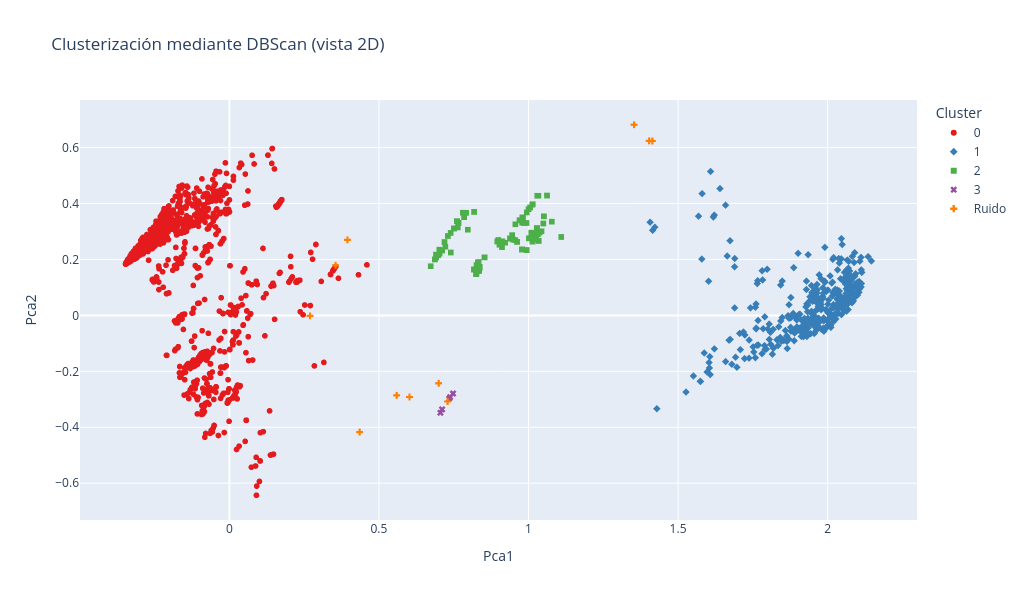
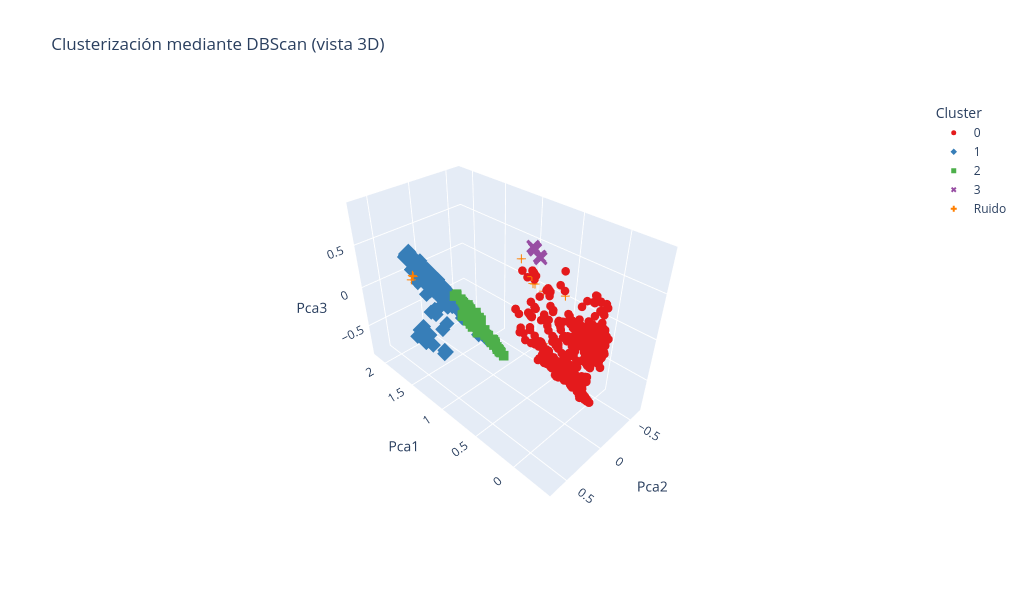
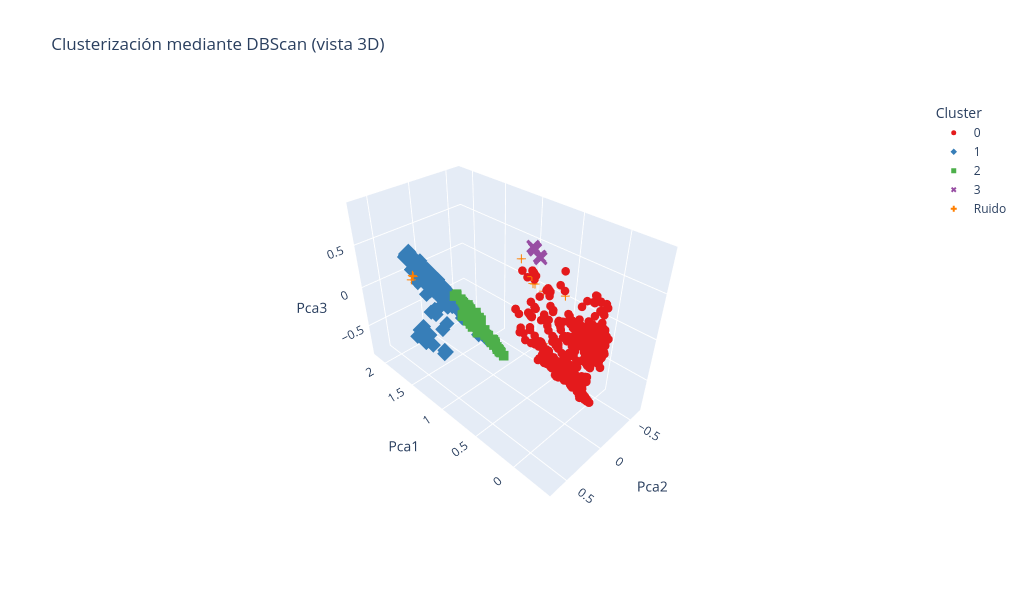

Here is the notebook cell these charts were saved with, in order:
### Markdown cell above
Con la configuración por defecto del modelo (epsilon = 0.5), DBSCAN agrupa en un mismo clúster (rojo) satélites pertenecientes a las órbitas LEO y MEO. Esto ocurre debido a que las variables físicas consideradas resultan muy sensibles incluso a pequeñas variaciones. Para mejorar la separación entre estas órbitas, procedemos a reducir el valor de epsilon y observar cómo impacta en la conformación de los clústeres.

### Code cell
model_two = DBSCAN(eps=0.4, min_samples=5, n_jobs=-1)
clusters_two = model_two.fit_predict(X)

plot_2d_via_pca(X, all_df, clusters_two, "Clusterización mediante DBScan (vista 2D)")
plot_3d_via_pca(X, all_df, clusters_two, "Clusterización mediante DBScan (vista 3D)")

### Figure 1 — Plotly figure (JSON) as saved in the notebook; plotly's stock layout.template omitted (floating-point values rounded to 4 significant figures; data arrays with more than 128 entries replaced by an {"elided": "..."} marker saying what was removed)
{"data": [{"customdata": {"elided": "6388x4 mixed values"}, "hovertemplate": "Cluster=0<br>Pca1=%{x}<br>Pca2=%{y}<br>Norad=%{customdata[0]}<br>País=%{customdata[1]}<br>Tipo=%{customdata[2]}<br>Órbita=%{customdata[3]}<extra></extra>", "legendgroup": "0", "marker": {"color": "rgb(228,26,28)", "symbol": "circle"}, "mode": "markers", "name": "0", "showlegend": true, "type": "scattergl", "x": {"elided": "6388 float values"}, "xaxis": "x", "y": {"elided": "6388 float values"}, "yaxis": "y"}, {"customdata": {"elided": "363x4 mixed values"}, "hovertemplate": "Cluster=1<br>Pca1=%{x}<br>Pca2=%{y}<br>Norad=%{customdata[0]}<br>País=%{customdata[1]}<br>Tipo=%{customdata[2]}<br>Órbita=%{customdata[3]}<extra></extra>", "legendgroup": "1", "marker": {"color": "rgb(55,126,184)", "symbol": "diamond"}, "mode": "markers", "name": "1", "showlegend": true, "type": "scattergl", "x": {"elided": "363 float values"}, "xaxis": "x", "y": {"elided": "363 float values"}, "yaxis": "y"}, {"customdata": {"elided": "119x4 mixed values"}, "hovertemplate": "Cluster=2<br>Pca1=%{x}<br>Pca2=%{y}<br>Norad=%{customdata[0]}<br>País=%{customdata[1]}<br>Tipo=%{customdata[2]}<br>Órbita=%{customdata[3]}<extra></extra>", "legendgroup": "2", "marker": {"color": "rgb(77,175,74)", "symbol": "square"}, "mode": "markers", "name": "2", "showlegend": true, "type": "scattergl", "x": [0.7511, 0.8257, 0.9454, 0.7192, 0.8181, 1.002, 0.9383, 0.8352, 0.7659, 0.7398, 1.062, 0.8249, 0.9841, 0.9618, 1.005, 0.9114, 1.028, 0.8326, 0.8323, 1.022, 0.9793, 1.022, 1.031, 0.8352, 0.9765, 1.009, 0.8265, 0.8989, 0.6916, 0.9561, 1.014, 1.014, 0.7808, 0.9788, 0.8323, 0.7849, 1.022, 0.8532, 0.7611, 0.9217, 0.8265, 0.903, 1.014, 1.051, 0.7908, 0.8344, 1.029, 0.8326, 1.014, 0.7115, 0.6731, 1.05, 0.8531, 0.7403, 1.002, 0.6871, 0.7511, 1.109, 0.7511, 1.037, 0.7305, 0.6909, 1.078, 1.031, 1.0, 0.7808, 1.025, 1.043, 0.9931, 0.8308, 0.8327, 0.9558, 1.002, 0.7848, 1.028, 0.836, 0.9126, 0.9941, 0.8177, 0.7659, 0.9938, 0.9784, 0.7017, 1.033, 1.051, 0.7612, 0.9701, 0.8327, 1.034, 0.7611, 0.8177, 0.8308, 0.9784, 0.722, 0.9815, 1.014, 1.022, 0.7972, 0.7912, 0.836, 0.6983, 1.013, 1.027, 0.8344, 1.029, 0.8248, 0.9483, 1.026, 0.7026, 0.8955, 0.9937, 0.837, 0.7636, 1.027, 1.025, 0.8371, 1.002, 0.9387, 0.8257], "xaxis": "x", "y": [0.311, 0.1505, 0.287, 0.2623, 0.3699, 0.2758, 0.2756, 0.1614, 0.331, 0.2948, 0.4284, 0.1474, 0.3304, 0.2628, 0.3859, 0.2442, 0.3121, 0.1585, 0.1621, 0.2773, 0.3503, 0.2773, 0.2899, 0.1614, 0.3387, 0.2958, 0.1795, 0.2695, 0.2073, 0.3258, 0.2641, 0.2642, 0.3671, 0.3316, 0.1622, 0.3513, 0.2772, 0.2077, 0.3368, 0.2599, 0.1795, 0.2525, 0.3976, 0.3544, 0.3667, 0.1613, 0.4278, 0.1585, 0.2641, 0.2321, 0.176, 0.3286, 0.2076, 0.2248, 0.2758, 0.2001, 0.3111, 0.2804, 0.311, 0.2963, 0.2839, 0.2173, 0.3352, 0.2899, 0.3797, 0.3669, 0.283, 0.3009, 0.3304, 0.1869, 0.1905, 0.2691, 0.2758, 0.3514, 0.3121, 0.1697, 0.2648, 0.3681, 0.1641, 0.3309, 0.2334, 0.2359, 0.2351, 0.4275, 0.3544, 0.3366, 0.3406, 0.1905, 0.2661, 0.3368, 0.1641, 0.1869, 0.2359, 0.2456, 0.3488, 0.2641, 0.2772, 0.3063, 0.3669, 0.1697, 0.2148, 0.3959, 0.2913, 0.1613, 0.2914, 0.1476, 0.2711, 0.2703, 0.2207, 0.2643, 0.2335, 0.1734, 0.3146, 0.2913, 0.283, 0.1733, 0.2758, 0.2746, 0.1505], "yaxis": "y"}, {"customdata": [[43234, "O3B", "PAYLOAD", "MEO"], [44112, "O3B", "PAYLOAD", "MEO"], [44113, "O3B", "PAYLOAD", "MEO"], [43232, "O3B", "PAYLOAD", "MEO"], [39191, "O3B", "PAYLOAD", "MEO"], [40348, "O3B", "PAYLOAD", "MEO"], [40079, "O3B", "PAYLOAD", "MEO"], [40351, "O3B", "PAYLOAD", "MEO"], [43231, "O3B", "PAYLOAD", "MEO"], [39188, "O3B", "PAYLOAD", "MEO"], [39189, "O3B", "PAYLOAD", "MEO"], [40350, "O3B", "PAYLOAD", "MEO"], [43233, "O3B", "PAYLOAD", "MEO"], [40080, "O3B", "PAYLOAD", "MEO"], [40082, "O3B", "PAYLOAD", "MEO"], [44115, "O3B", "PAYLOAD", "MEO"], [44114, "O3B", "PAYLOAD", "MEO"], [39190, "O3B", "PAYLOAD", "MEO"], [40081, "O3B", "PAYLOAD", "MEO"], [40349, "O3B", "PAYLOAD", "MEO"]], "hovertemplate": "Cluster=3<br>Pca1=%{x}<br>Pca2=%{y}<br>Norad=%{customdata[0]}<br>País=%{customdata[1]}<br>Tipo=%{customdata[2]}<br>Órbita=%{customdata[3]}<extra></extra>", "legendgroup": "3", "marker": {"color": "rgb(152,78,163)", "symbol": "x"}, "mode": "markers", "name": "3", "showlegend": true, "type": "scattergl", "x": [0.7112, 0.7056, 0.7057, 0.7111, 0.7478, 0.7347, 0.7379, 0.7347, 0.7111, 0.7478, 0.7478, 0.7347, 0.7111, 0.7379, 0.7379, 0.7056, 0.7055, 0.7478, 0.7379, 0.7347], "xaxis": "x", "y": [-0.3363, -0.348, -0.3481, -0.3359, -0.2792, -0.2977, -0.2924, -0.2977, -0.336, -0.2792, -0.2793, -0.2977, -0.3359, -0.2924, -0.2924, -0.348, -0.3479, -0.2792, -0.2924, -0.2977], "yaxis": "y"}, {"customdata": [[33752, "FR", "PAYLOAD", "ELLIPTICAL"], [26694, "IT", "PAYLOAD", "GEO"], [26390, "US", "PAYLOAD", "ELLIPTICAL"], [44482, "US", "PAYLOAD", "ELLIPTICAL"], [34810, "IT", "PAYLOAD", "GEO"], [46918, "US", "PAYLOAD", "MEO"], [38753, "US", "PAYLOAD", "ELLIPTICAL"], [26626, "US", "PAYLOAD", "ELLIPTICAL"], [26483, "US", "PAYLOAD", "ELLIPTICAL"], [38752, "US", "PAYLOAD", "ELLIPTICAL"], [33751, "FR", "PAYLOAD", "ELLIPTICAL"]], "hovertemplate": "Cluster=Ruido<br>Pca1=%{x}<br>Pca2=%{y}<br>Norad=%{customdata[0]}<br>País=%{customdata[1]}<br>Tipo=%{customdata[2]}<br>Órbita=%{customdata[3]}<extra></extra>", "legendgroup": "Ruido", "marker": {"color": "rgb(255,127,0)", "symbol": "cross"}, "mode": "markers", "name": "Ruido", "showlegend": true, "type": "scattergl", "x": [0.7296, 0.3947, 1.414, 0.5593, 0.3552, 0.2697, 0.6997, 1.403, 1.353, 0.6022, 0.4355], "xaxis": "x", "y": [-0.3078, 0.2702, 0.6237, -0.2857, 0.1792, -0.001634, -0.2427, 0.6241, 0.6816, -0.2918, -0.4172], "yaxis": "y"}], "layout": {"height": 600, "legend": {"title": {"text": "Cluster"}, "tracegroupgap": 0}, "title": {"text": "Clusterización mediante DBScan (vista 2D)"}, "width": 1024, "xaxis": {"anchor": "y", "domain": [0, 1], "title": {"text": "Pca1"}}, "yaxis": {"anchor": "x", "domain": [0, 1], "title": {"text": "Pca2"}}}}

### Figure 2 — Plotly figure (JSON) as saved in the notebook; plotly's stock layout.template omitted (floating-point values rounded to 4 significant figures; data arrays with more than 128 entries replaced by an {"elided": "..."} marker saying what was removed)
{"data": [{"customdata": {"elided": "6388x4 mixed values"}, "hovertemplate": "Cluster=0<br>Pca1=%{x}<br>Pca2=%{y}<br>Pca3=%{z}<br>Norad=%{customdata[0]}<br>País=%{customdata[1]}<br>Tipo=%{customdata[2]}<br>Órbita=%{customdata[3]}<extra></extra>", "legendgroup": "0", "marker": {"color": "rgb(228,26,28)", "size": 5, "symbol": "circle"}, "mode": "markers", "name": "0", "scene": "scene", "showlegend": true, "type": "scatter3d", "x": {"elided": "6388 float values"}, "y": {"elided": "6388 float values"}, "z": {"elided": "6388 float values"}}, {"customdata": {"elided": "363x4 mixed values"}, "hovertemplate": "Cluster=1<br>Pca1=%{x}<br>Pca2=%{y}<br>Pca3=%{z}<br>Norad=%{customdata[0]}<br>País=%{customdata[1]}<br>Tipo=%{customdata[2]}<br>Órbita=%{customdata[3]}<extra></extra>", "legendgroup": "1", "marker": {"color": "rgb(55,126,184)", "size": 5, "symbol": "diamond"}, "mode": "markers", "name": "1", "scene": "scene", "showlegend": true, "type": "scatter3d", "x": {"elided": "363 float values"}, "y": {"elided": "363 float values"}, "z": {"elided": "363 float values"}}, {"customdata": {"elided": "119x4 mixed values"}, "hovertemplate": "Cluster=2<br>Pca1=%{x}<br>Pca2=%{y}<br>Pca3=%{z}<br>Norad=%{customdata[0]}<br>País=%{customdata[1]}<br>Tipo=%{customdata[2]}<br>Órbita=%{customdata[3]}<extra></extra>", "legendgroup": "2", "marker": {"color": "rgb(77,175,74)", "size": 5, "symbol": "square"}, "mode": "markers", "name": "2", "scene": "scene", "showlegend": true, "type": "scatter3d", "x": [0.7511, 0.8257, 0.9454, 0.7192, 0.8181, 1.002, 0.9383, 0.8352, 0.7659, 0.7398, 1.062, 0.8249, 0.9841, 0.9618, 1.005, 0.9114, 1.028, 0.8326, 0.8323, 1.022, 0.9793, 1.022, 1.031, 0.8352, 0.9765, 1.009, 0.8265, 0.8989, 0.6916, 0.9561, 1.014, 1.014, 0.7808, 0.9788, 0.8323, 0.7849, 1.022, 0.8532, 0.7611, 0.9217, 0.8265, 0.903, 1.014, 1.051, 0.7908, 0.8344, 1.029, 0.8326, 1.014, 0.7115, 0.6731, 1.05, 0.8531, 0.7403, 1.002, 0.6871, 0.7511, 1.109, 0.7511, 1.037, 0.7305, 0.6909, 1.078, 1.031, 1.0, 0.7808, 1.025, 1.043, 0.9931, 0.8308, 0.8327, 0.9558, 1.002, 0.7848, 1.028, 0.836, 0.9126, 0.9941, 0.8177, 0.7659, 0.9938, 0.9784, 0.7017, 1.033, 1.051, 0.7612, 0.9701, 0.8327, 1.034, 0.7611, 0.8177, 0.8308, 0.9784, 0.722, 0.9815, 1.014, 1.022, 0.7972, 0.7912, 0.836, 0.6983, 1.013, 1.027, 0.8344, 1.029, 0.8248, 0.9483, 1.026, 0.7026, 0.8955, 0.9937, 0.837, 0.7636, 1.027, 1.025, 0.8371, 1.002, 0.9387, 0.8257], "y": [0.311, 0.1505, 0.287, 0.2623, 0.3699, 0.2758, 0.2756, 0.1614, 0.331, 0.2948, 0.4284, 0.1474, 0.3304, 0.2628, 0.3859, 0.2442, 0.3121, 0.1585, 0.1621, 0.2773, 0.3503, 0.2773, 0.2899, 0.1614, 0.3387, 0.2958, 0.1795, 0.2695, 0.2073, 0.3258, 0.2641, 0.2642, 0.3671, 0.3316, 0.1622, 0.3513, 0.2772, 0.2077, 0.3368, 0.2599, 0.1795, 0.2525, 0.3976, 0.3544, 0.3667, 0.1613, 0.4278, 0.1585, 0.2641, 0.2321, 0.176, 0.3286, 0.2076, 0.2248, 0.2758, 0.2001, 0.3111, 0.2804, 0.311, 0.2963, 0.2839, 0.2173, 0.3352, 0.2899, 0.3797, 0.3669, 0.283, 0.3009, 0.3304, 0.1869, 0.1905, 0.2691, 0.2758, 0.3514, 0.3121, 0.1697, 0.2648, 0.3681, 0.1641, 0.3309, 0.2334, 0.2359, 0.2351, 0.4275, 0.3544, 0.3366, 0.3406, 0.1905, 0.2661, 0.3368, 0.1641, 0.1869, 0.2359, 0.2456, 0.3488, 0.2641, 0.2772, 0.3063, 0.3669, 0.1697, 0.2148, 0.3959, 0.2913, 0.1613, 0.2914, 0.1476, 0.2711, 0.2703, 0.2207, 0.2643, 0.2335, 0.1734, 0.3146, 0.2913, 0.283, 0.1733, 0.2758, 0.2746, 0.1505], "z": [-0.07255, -0.2595, 0.05693, -0.1735, 0.07309, -0.1011, -0.07037, -0.2317, -0.02743, -0.1077, 0.3031, -0.2633, 0.169, 0.07876, 0.2501, 0.01183, -0.02167, -0.2392, -0.2376, -0.05679, 0.1856, -0.05679, -0.02848, -0.2317, 0.158, -0.05848, -0.2399, -0.0004537, -0.2688, 0.1187, -0.08197, -0.082, 0.02143, 0.1578, -0.2376, 0.02092, -0.05676, -0.1633, -0.03439, 0.04466, -0.2399, -0.001969, 0.2774, 0.05845, 0.04368, -0.2336, 0.3288, -0.2392, -0.08197, -0.2091, -0.3291, 0.03884, -0.1632, -0.1913, -0.1011, -0.2832, -0.07258, 0.06386, -0.07256, 0.1154, -0.135, -0.2642, 0.02022, -0.02848, 0.2349, 0.02147, -0.04534, 0.1319, 0.19, -0.2258, -0.2195, 0.06906, -0.1011, 0.02091, -0.02167, -0.2249, 0.0273, 0.2142, -0.269, -0.02739, 0.05347, -0.1802, -0.2292, 0.3373, 0.05845, -0.03436, 0.1591, -0.2195, 0.09082, -0.03437, -0.269, -0.2258, -0.1802, -0.1775, 0.1898, -0.08197, -0.05676, -0.0106, 0.04334, -0.2249, -0.2493, 0.2735, -0.03584, -0.2336, 0.09397, -0.2633, 0.05378, 0.07358, -0.2359, -0.01113, 0.05345, -0.2202, -0.04241, -0.03584, -0.04533, -0.2202, -0.1011, -0.07016, -0.2596]}, {"customdata": [[43234, "O3B", "PAYLOAD", "MEO"], [44112, "O3B", "PAYLOAD", "MEO"], [44113, "O3B", "PAYLOAD", "MEO"], [43232, "O3B", "PAYLOAD", "MEO"], [39191, "O3B", "PAYLOAD", "MEO"], [40348, "O3B", "PAYLOAD", "MEO"], [40079, "O3B", "PAYLOAD", "MEO"], [40351, "O3B", "PAYLOAD", "MEO"], [43231, "O3B", "PAYLOAD", "MEO"], [39188, "O3B", "PAYLOAD", "MEO"], [39189, "O3B", "PAYLOAD", "MEO"], [40350, "O3B", "PAYLOAD", "MEO"], [43233, "O3B", "PAYLOAD", "MEO"], [40080, "O3B", "PAYLOAD", "MEO"], [40082, "O3B", "PAYLOAD", "MEO"], [44115, "O3B", "PAYLOAD", "MEO"], [44114, "O3B", "PAYLOAD", "MEO"], [39190, "O3B", "PAYLOAD", "MEO"], [40081, "O3B", "PAYLOAD", "MEO"], [40349, "O3B", "PAYLOAD", "MEO"]], "hovertemplate": "Cluster=3<br>Pca1=%{x}<br>Pca2=%{y}<br>Pca3=%{z}<br>Norad=%{customdata[0]}<br>País=%{customdata[1]}<br>Tipo=%{customdata[2]}<br>Órbita=%{customdata[3]}<extra></extra>", "legendgroup": "3", "marker": {"color": "rgb(152,78,163)", "size": 5, "symbol": "x"}, "mode": "markers", "name": "3", "scene": "scene", "showlegend": true, "type": "scatter3d", "x": [0.7112, 0.7056, 0.7057, 0.7111, 0.7478, 0.7347, 0.7379, 0.7347, 0.7111, 0.7478, 0.7478, 0.7347, 0.7111, 0.7379, 0.7379, 0.7056, 0.7055, 0.7478, 0.7379, 0.7347], "y": [-0.3363, -0.348, -0.3481, -0.3359, -0.2792, -0.2977, -0.2924, -0.2977, -0.336, -0.2792, -0.2793, -0.2977, -0.3359, -0.2924, -0.2924, -0.348, -0.3479, -0.2792, -0.2924, -0.2977], "z": [0.554, 0.5293, 0.5293, 0.5539, 0.6654, 0.6299, 0.6403, 0.6299, 0.5539, 0.6654, 0.6655, 0.6299, 0.5539, 0.6403, 0.6403, 0.5293, 0.5293, 0.6654, 0.6403, 0.6299]}, {"customdata": [[33752, "FR", "PAYLOAD", "ELLIPTICAL"], [26694, "IT", "PAYLOAD", "GEO"], [26390, "US", "PAYLOAD", "ELLIPTICAL"], [44482, "US", "PAYLOAD", "ELLIPTICAL"], [34810, "IT", "PAYLOAD", "GEO"], [46918, "US", "PAYLOAD", "MEO"], [38753, "US", "PAYLOAD", "ELLIPTICAL"], [26626, "US", "PAYLOAD", "ELLIPTICAL"], [26483, "US", "PAYLOAD", "ELLIPTICAL"], [38752, "US", "PAYLOAD", "ELLIPTICAL"], [33751, "FR", "PAYLOAD", "ELLIPTICAL"]], "hovertemplate": "Cluster=Ruido<br>Pca1=%{x}<br>Pca2=%{y}<br>Pca3=%{z}<br>Norad=%{customdata[0]}<br>País=%{customdata[1]}<br>Tipo=%{customdata[2]}<br>Órbita=%{customdata[3]}<extra></extra>", "legendgroup": "Ruido", "marker": {"color": "rgb(255,127,0)", "size": 5, "symbol": "cross"}, "mode": "markers", "name": "Ruido", "scene": "scene", "showlegend": true, "type": "scatter3d", "x": [0.7296, 0.3947, 1.414, 0.5593, 0.3552, 0.2697, 0.6997, 1.403, 1.353, 0.6022, 0.4355], "y": [-0.3078, 0.2702, 0.6237, -0.2857, 0.1792, -0.001634, -0.2427, 0.6241, 0.6816, -0.2918, -0.4172], "z": [0.2518, 0.8963, 0.4561, -0.3819, 0.7089, -0.235, 0.2994, 0.4479, 0.4604, 0.2354, 0.1985]}], "layout": {"height": 600, "hovermode": "closest", "legend": {"title": {"text": "Cluster"}, "tracegroupgap": 0}, "scene": {"camera": {"eye": {"x": -1.5, "y": 1.5, "z": 1.5}}, "domain": {"x": [0, 1], "y": [0, 1]}, "xaxis": {"title": {"text": "Pca1"}}, "yaxis": {"title": {"text": "Pca2"}}, "zaxis": {"title": {"text": "Pca3"}}}, "title": {"text": "Clusterización mediante DBScan (vista 3D)"}, "width": 1024}}

### Figure 3 — Plotly figure (JSON) as saved in the notebook; plotly's stock layout.template omitted (floating-point values rounded to 4 significant figures; data arrays with more than 128 entries replaced by an {"elided": "..."} marker saying what was removed)
{"data": [{"customdata": {"elided": "6388x4 mixed values"}, "hovertemplate": "Cluster=0<br>Pca1=%{x}<br>Pca2=%{y}<br>Pca3=%{z}<br>Norad=%{customdata[0]}<br>País=%{customdata[1]}<br>Tipo=%{customdata[2]}<br>Órbita=%{customdata[3]}<extra></extra>", "legendgroup": "0", "marker": {"color": "rgb(228,26,28)", "size": 5, "symbol": "circle"}, "mode": "markers", "name": "0", "scene": "scene", "showlegend": true, "type": "scatter3d", "x": {"elided": "6388 float values"}, "y": {"elided": "6388 float values"}, "z": {"elided": "6388 float values"}}, {"customdata": {"elided": "363x4 mixed values"}, "hovertemplate": "Cluster=1<br>Pca1=%{x}<br>Pca2=%{y}<br>Pca3=%{z}<br>Norad=%{customdata[0]}<br>País=%{customdata[1]}<br>Tipo=%{customdata[2]}<br>Órbita=%{customdata[3]}<extra></extra>", "legendgroup": "1", "marker": {"color": "rgb(55,126,184)", "size": 5, "symbol": "diamond"}, "mode": "markers", "name": "1", "scene": "scene", "showlegend": true, "type": "scatter3d", "x": {"elided": "363 float values"}, "y": {"elided": "363 float values"}, "z": {"elided": "363 float values"}}, {"customdata": {"elided": "119x4 mixed values"}, "hovertemplate": "Cluster=2<br>Pca1=%{x}<br>Pca2=%{y}<br>Pca3=%{z}<br>Norad=%{customdata[0]}<br>País=%{customdata[1]}<br>Tipo=%{customdata[2]}<br>Órbita=%{customdata[3]}<extra></extra>", "legendgroup": "2", "marker": {"color": "rgb(77,175,74)", "size": 5, "symbol": "square"}, "mode": "markers", "name": "2", "scene": "scene", "showlegend": true, "type": "scatter3d", "x": [0.7511, 0.8257, 0.9454, 0.7192, 0.8181, 1.002, 0.9383, 0.8352, 0.7659, 0.7398, 1.062, 0.8249, 0.9841, 0.9618, 1.005, 0.9114, 1.028, 0.8326, 0.8323, 1.022, 0.9793, 1.022, 1.031, 0.8352, 0.9765, 1.009, 0.8265, 0.8989, 0.6916, 0.9561, 1.014, 1.014, 0.7808, 0.9788, 0.8323, 0.7849, 1.022, 0.8532, 0.7611, 0.9217, 0.8265, 0.903, 1.014, 1.051, 0.7908, 0.8344, 1.029, 0.8326, 1.014, 0.7115, 0.6731, 1.05, 0.8531, 0.7403, 1.002, 0.6871, 0.7511, 1.109, 0.7511, 1.037, 0.7305, 0.6909, 1.078, 1.031, 1.0, 0.7808, 1.025, 1.043, 0.9931, 0.8308, 0.8327, 0.9558, 1.002, 0.7848, 1.028, 0.836, 0.9126, 0.9941, 0.8177, 0.7659, 0.9938, 0.9784, 0.7017, 1.033, 1.051, 0.7612, 0.9701, 0.8327, 1.034, 0.7611, 0.8177, 0.8308, 0.9784, 0.722, 0.9815, 1.014, 1.022, 0.7972, 0.7912, 0.836, 0.6983, 1.013, 1.027, 0.8344, 1.029, 0.8248, 0.9483, 1.026, 0.7026, 0.8955, 0.9937, 0.837, 0.7636, 1.027, 1.025, 0.8371, 1.002, 0.9387, 0.8257], "y": [0.311, 0.1505, 0.287, 0.2623, 0.3699, 0.2758, 0.2756, 0.1614, 0.331, 0.2948, 0.4284, 0.1474, 0.3304, 0.2628, 0.3859, 0.2442, 0.3121, 0.1585, 0.1621, 0.2773, 0.3503, 0.2773, 0.2899, 0.1614, 0.3387, 0.2958, 0.1795, 0.2695, 0.2073, 0.3258, 0.2641, 0.2642, 0.3671, 0.3316, 0.1622, 0.3513, 0.2772, 0.2077, 0.3368, 0.2599, 0.1795, 0.2525, 0.3976, 0.3544, 0.3667, 0.1613, 0.4278, 0.1585, 0.2641, 0.2321, 0.176, 0.3286, 0.2076, 0.2248, 0.2758, 0.2001, 0.3111, 0.2804, 0.311, 0.2963, 0.2839, 0.2173, 0.3352, 0.2899, 0.3797, 0.3669, 0.283, 0.3009, 0.3304, 0.1869, 0.1905, 0.2691, 0.2758, 0.3514, 0.3121, 0.1697, 0.2648, 0.3681, 0.1641, 0.3309, 0.2334, 0.2359, 0.2351, 0.4275, 0.3544, 0.3366, 0.3406, 0.1905, 0.2661, 0.3368, 0.1641, 0.1869, 0.2359, 0.2456, 0.3488, 0.2641, 0.2772, 0.3063, 0.3669, 0.1697, 0.2148, 0.3959, 0.2913, 0.1613, 0.2914, 0.1476, 0.2711, 0.2703, 0.2207, 0.2643, 0.2335, 0.1734, 0.3146, 0.2913, 0.283, 0.1733, 0.2758, 0.2746, 0.1505], "z": [-0.07255, -0.2595, 0.05693, -0.1735, 0.07309, -0.1011, -0.07037, -0.2317, -0.02743, -0.1077, 0.3031, -0.2633, 0.169, 0.07876, 0.2501, 0.01183, -0.02167, -0.2392, -0.2376, -0.05679, 0.1856, -0.05679, -0.02848, -0.2317, 0.158, -0.05848, -0.2399, -0.0004537, -0.2688, 0.1187, -0.08197, -0.082, 0.02143, 0.1578, -0.2376, 0.02092, -0.05676, -0.1633, -0.03439, 0.04466, -0.2399, -0.001969, 0.2774, 0.05845, 0.04368, -0.2336, 0.3288, -0.2392, -0.08197, -0.2091, -0.3291, 0.03884, -0.1632, -0.1913, -0.1011, -0.2832, -0.07258, 0.06386, -0.07256, 0.1154, -0.135, -0.2642, 0.02022, -0.02848, 0.2349, 0.02147, -0.04534, 0.1319, 0.19, -0.2258, -0.2195, 0.06906, -0.1011, 0.02091, -0.02167, -0.2249, 0.0273, 0.2142, -0.269, -0.02739, 0.05347, -0.1802, -0.2292, 0.3373, 0.05845, -0.03436, 0.1591, -0.2195, 0.09082, -0.03437, -0.269, -0.2258, -0.1802, -0.1775, 0.1898, -0.08197, -0.05676, -0.0106, 0.04334, -0.2249, -0.2493, 0.2735, -0.03584, -0.2336, 0.09397, -0.2633, 0.05378, 0.07358, -0.2359, -0.01113, 0.05345, -0.2202, -0.04241, -0.03584, -0.04533, -0.2202, -0.1011, -0.07016, -0.2596]}, {"customdata": [[43234, "O3B", "PAYLOAD", "MEO"], [44112, "O3B", "PAYLOAD", "MEO"], [44113, "O3B", "PAYLOAD", "MEO"], [43232, "O3B", "PAYLOAD", "MEO"], [39191, "O3B", "PAYLOAD", "MEO"], [40348, "O3B", "PAYLOAD", "MEO"], [40079, "O3B", "PAYLOAD", "MEO"], [40351, "O3B", "PAYLOAD", "MEO"], [43231, "O3B", "PAYLOAD", "MEO"], [39188, "O3B", "PAYLOAD", "MEO"], [39189, "O3B", "PAYLOAD", "MEO"], [40350, "O3B", "PAYLOAD", "MEO"], [43233, "O3B", "PAYLOAD", "MEO"], [40080, "O3B", "PAYLOAD", "MEO"], [40082, "O3B", "PAYLOAD", "MEO"], [44115, "O3B", "PAYLOAD", "MEO"], [44114, "O3B", "PAYLOAD", "MEO"], [39190, "O3B", "PAYLOAD", "MEO"], [40081, "O3B", "PAYLOAD", "MEO"], [40349, "O3B", "PAYLOAD", "MEO"]], "hovertemplate": "Cluster=3<br>Pca1=%{x}<br>Pca2=%{y}<br>Pca3=%{z}<br>Norad=%{customdata[0]}<br>País=%{customdata[1]}<br>Tipo=%{customdata[2]}<br>Órbita=%{customdata[3]}<extra></extra>", "legendgroup": "3", "marker": {"color": "rgb(152,78,163)", "size": 5, "symbol": "x"}, "mode": "markers", "name": "3", "scene": "scene", "showlegend": true, "type": "scatter3d", "x": [0.7112, 0.7056, 0.7057, 0.7111, 0.7478, 0.7347, 0.7379, 0.7347, 0.7111, 0.7478, 0.7478, 0.7347, 0.7111, 0.7379, 0.7379, 0.7056, 0.7055, 0.7478, 0.7379, 0.7347], "y": [-0.3363, -0.348, -0.3481, -0.3359, -0.2792, -0.2977, -0.2924, -0.2977, -0.336, -0.2792, -0.2793, -0.2977, -0.3359, -0.2924, -0.2924, -0.348, -0.3479, -0.2792, -0.2924, -0.2977], "z": [0.554, 0.5293, 0.5293, 0.5539, 0.6654, 0.6299, 0.6403, 0.6299, 0.5539, 0.6654, 0.6655, 0.6299, 0.5539, 0.6403, 0.6403, 0.5293, 0.5293, 0.6654, 0.6403, 0.6299]}, {"customdata": [[33752, "FR", "PAYLOAD", "ELLIPTICAL"], [26694, "IT", "PAYLOAD", "GEO"], [26390, "US", "PAYLOAD", "ELLIPTICAL"], [44482, "US", "PAYLOAD", "ELLIPTICAL"], [34810, "IT", "PAYLOAD", "GEO"], [46918, "US", "PAYLOAD", "MEO"], [38753, "US", "PAYLOAD", "ELLIPTICAL"], [26626, "US", "PAYLOAD", "ELLIPTICAL"], [26483, "US", "PAYLOAD", "ELLIPTICAL"], [38752, "US", "PAYLOAD", "ELLIPTICAL"], [33751, "FR", "PAYLOAD", "ELLIPTICAL"]], "hovertemplate": "Cluster=Ruido<br>Pca1=%{x}<br>Pca2=%{y}<br>Pca3=%{z}<br>Norad=%{customdata[0]}<br>País=%{customdata[1]}<br>Tipo=%{customdata[2]}<br>Órbita=%{customdata[3]}<extra></extra>", "legendgroup": "Ruido", "marker": {"color": "rgb(255,127,0)", "size": 5, "symbol": "cross"}, "mode": "markers", "name": "Ruido", "scene": "scene", "showlegend": true, "type": "scatter3d", "x": [0.7296, 0.3947, 1.414, 0.5593, 0.3552, 0.2697, 0.6997, 1.403, 1.353, 0.6022, 0.4355], "y": [-0.3078, 0.2702, 0.6237, -0.2857, 0.1792, -0.001634, -0.2427, 0.6241, 0.6816, -0.2918, -0.4172], "z": [0.2518, 0.8963, 0.4561, -0.3819, 0.7089, -0.235, 0.2994, 0.4479, 0.4604, 0.2354, 0.1985]}], "layout": {"height": 600, "hovermode": "closest", "legend": {"title": {"text": "Cluster"}, "tracegroupgap": 0}, "scene": {"camera": {"eye": {"x": -1.5, "y": 1.5, "z": 1.5}}, "domain": {"x": [0, 1], "y": [0, 1]}, "xaxis": {"title": {"text": "Pca1"}}, "yaxis": {"title": {"text": "Pca2"}}, "zaxis": {"title": {"text": "Pca3"}}}, "title": {"text": "Clusterización mediante DBScan (vista 3D)"}, "width": 1024}}
